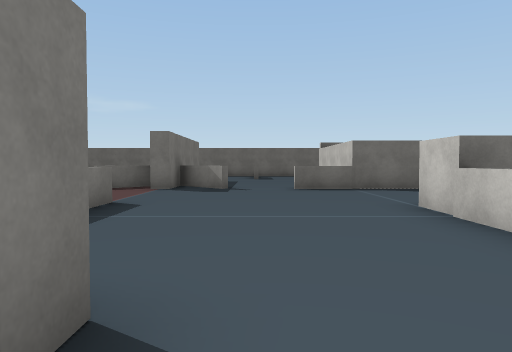
[1] (above)

21 first-person views from a walk through a Unity game level. The camera is 1.3 m above the floor, tilts 2° down and sees 70° across. The floor is counted in squares, 2 m on a side. Each view is taken from the middle of a square. On the plan, view 1 faces up. The plan holds only what a view shows up to about 11 squares ahead; the rest is blank. The place goes on beyond the plan. Some animated figures are not drawn. Some surface patterns are stand-ins.

[2]
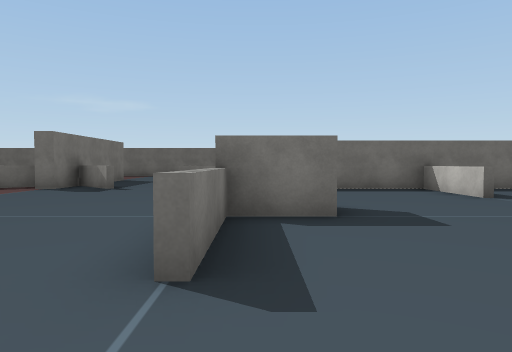

[3]
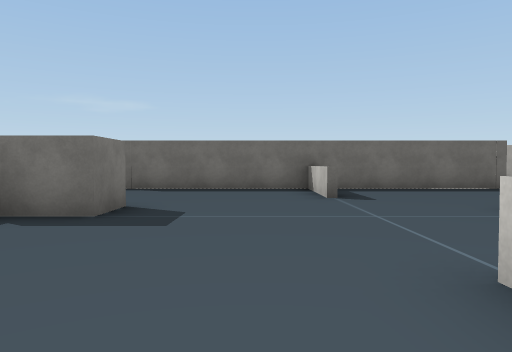

[4]
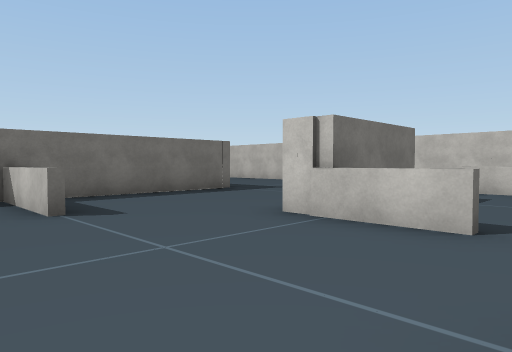

[5]
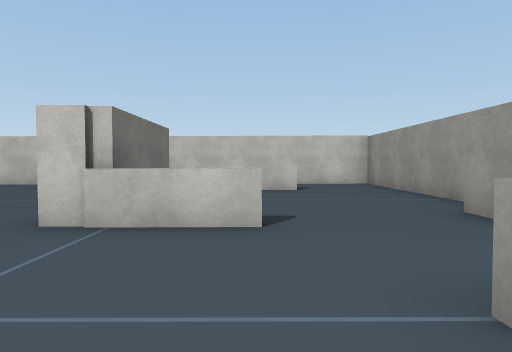

[6]
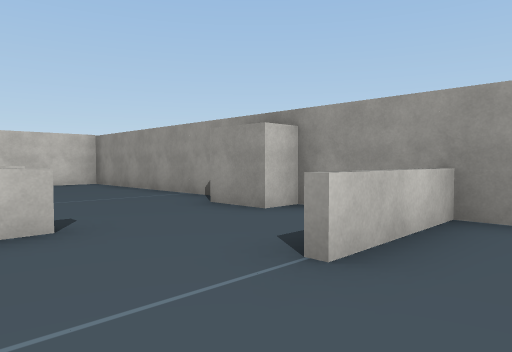

[7]
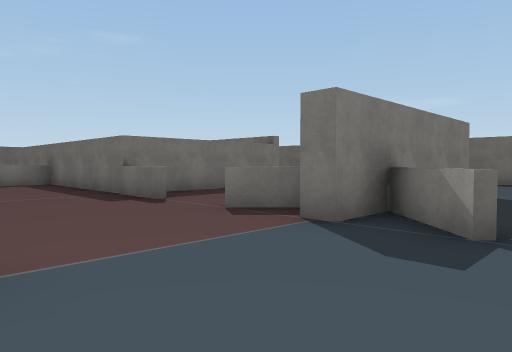

[8]
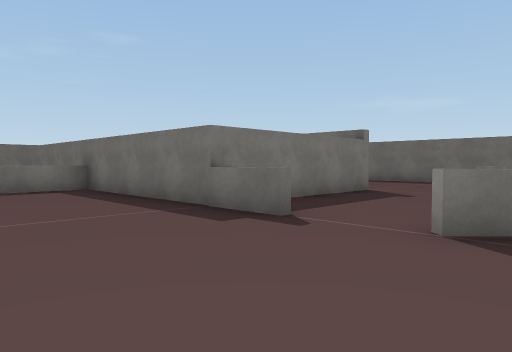

[9]
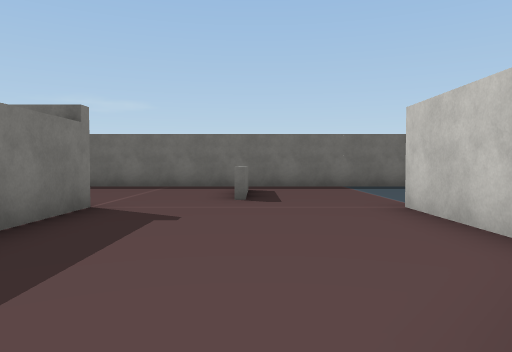

[10]
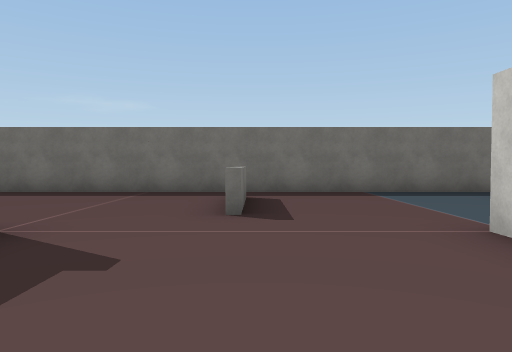

[11]
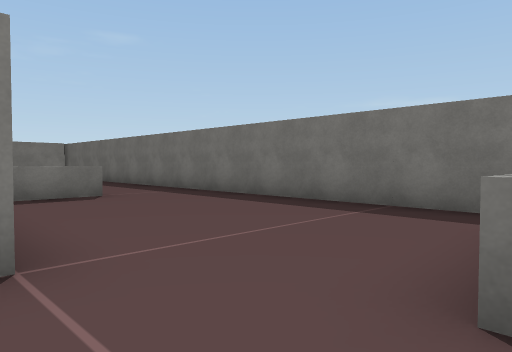

[12]
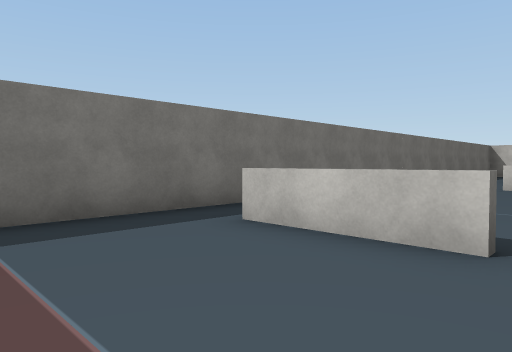

[13]
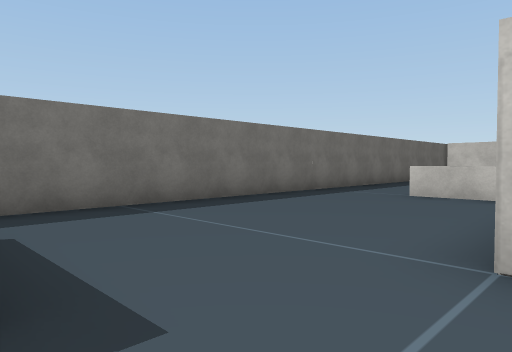

[14]
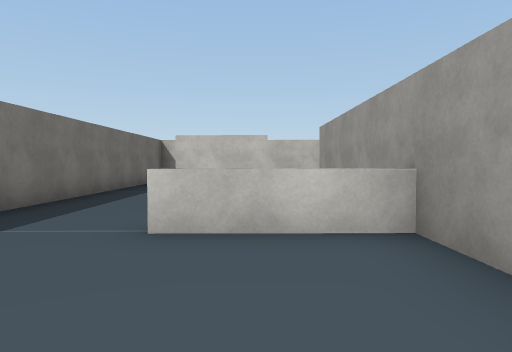

[15]
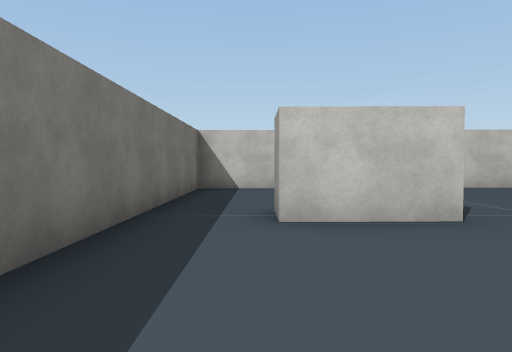

[16]
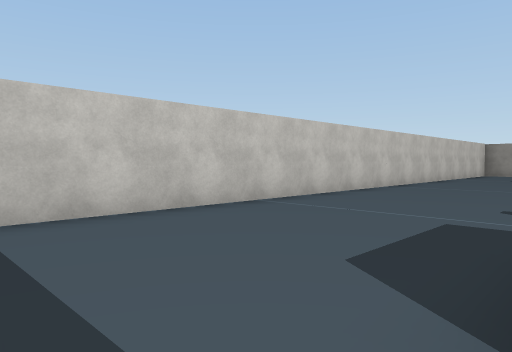

[17]
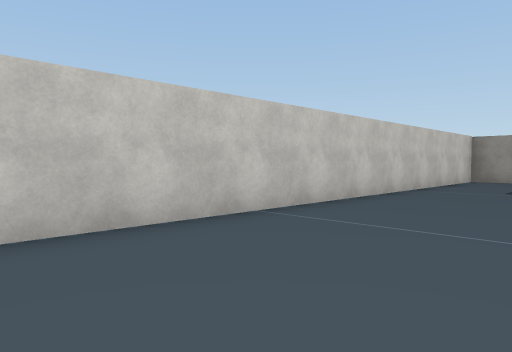

[18]
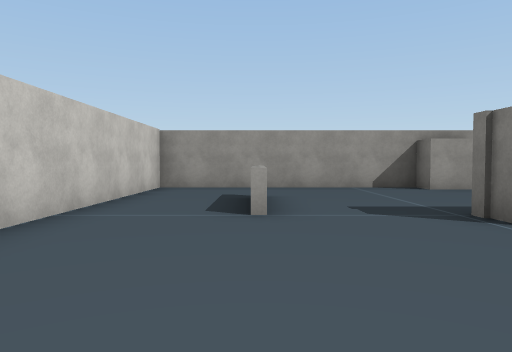

[19]
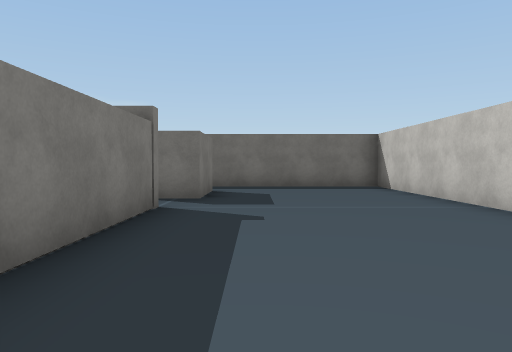

[20]
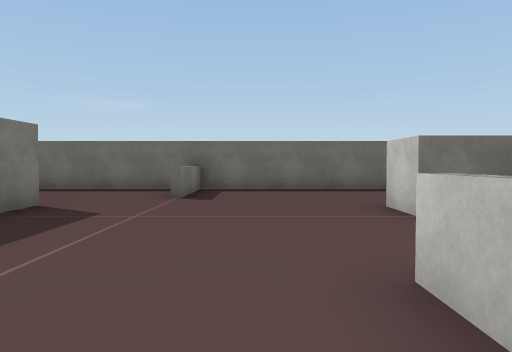

[21]
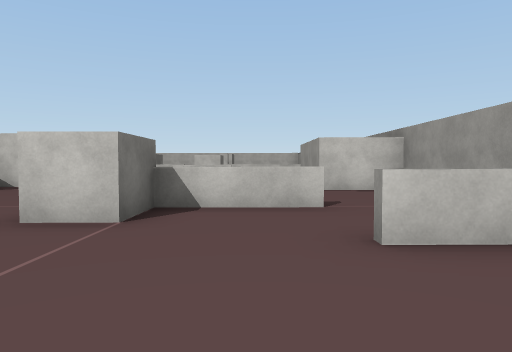

### Floor plan
Points are (right, up) in squares from view 1. A wall is a line through its corners. A room is listed if a view was taken in it or the views show most of it. See-through windows are left out.
Room 1 (views 1, 2, 3, 4, 5, 6, 7, 8, 9, 10, 11, 12, 13, 14, 15, 16, 17, 18, 19, 20, 21)
walls: (2.5, 9.5) (2.5, 11); (-0.9, 9.5) (-2.3, 10.9); (4, 5.6) (4, 4.5) (2.6, 4.5) (2.6, 2.9); (-3, 10.6) (-4.2, 9.4); (7.4, 7.9) (7.4, 9.5); (2.5, 3.4) (2.5, 5.6); (-2.7, 12.1) (-2.7, 14.6); (6, 14.5) (12.5, 14.5) (12.5, 11.1); (-2.2, 14.5) (-2.2, 9.5) (-2.7, 9.5) (-2.7, 10.3); (-0.1, 15.6) (-0.1, 18); (7.4, 14.5) (7.4, 16); (-0.7, 1.5) (-0.7, 0.9); (-6, 9.5) (-15.5, 9.5); (9.7, 2.9) (9.7, 5.3); (6.7, -0.5) (9.7, -0.5) (9.7, 0.2) (10.8, 0.2) (10.8, -0.5) (17.5, -0.5) (17.5, 19.5) (-15.1, 19.5); (12.6, 9.5) (1, 9.5); (12.3, 5.1) (12.3, 4.5) (9.7, 4.5); (7.4, -0.6) (7.4, 1.1); (-7.5, 14.6) (-7.5, 9.5); (-7.6, 3) (-7.6, 4.5) (-9, 4.5) (-9, 5.6); (-5.2, 18) (-5.2, 15.6); (12, 15.6) (12, 17.7) (13, 17.7) (13, 15.6) (12, 15.6); (-8, -0.5) (-4.3, -0.5) (-4.3, 1.5) (-2, 1.5); (-12.4, 9.6) (-12.4, 7.9); (-10.1, 0.9) (-10.1, 2.1); (14.9, 2) (14.9, 4.5); (-12.4, 16) (-12.4, 15.4); (-14.4, 5.8) (-14.4, 4.8)

Where each view was taken, in squares from view 1:
view 1: 0 up, 0 right, facing up
view 2: 0 up, 3 right, facing up
view 3: 0 up, 6 right, facing up
view 4: 2 up, 6 right, facing up-right
view 5: 3 up, 6 right, facing right
view 6: 4 up, 6 right, facing down-right
view 7: 6 up, 0 right, facing up-left
view 8: 6 up, 3 left, facing up-left
view 9: 9 up, 5 left, facing up
view 10: 11 up, 5 left, facing up
view 11: 14 up, 5 left, facing up-left
view 12: 15 up, 3 left, facing up-right
view 13: 14 up, 0 right, facing up-right
view 14: 16 up, 4 right, facing right
view 15: 18 up, 8 right, facing right
view 16: 19 up, 13 right, facing down-right
view 17: 13 up, 14 right, facing down-right
view 18: 9 up, 15 right, facing down
view 19: 9 up, 14 right, facing up
view 20: 0 up, 11 left, facing up
view 21: 3 up, 13 left, facing right
